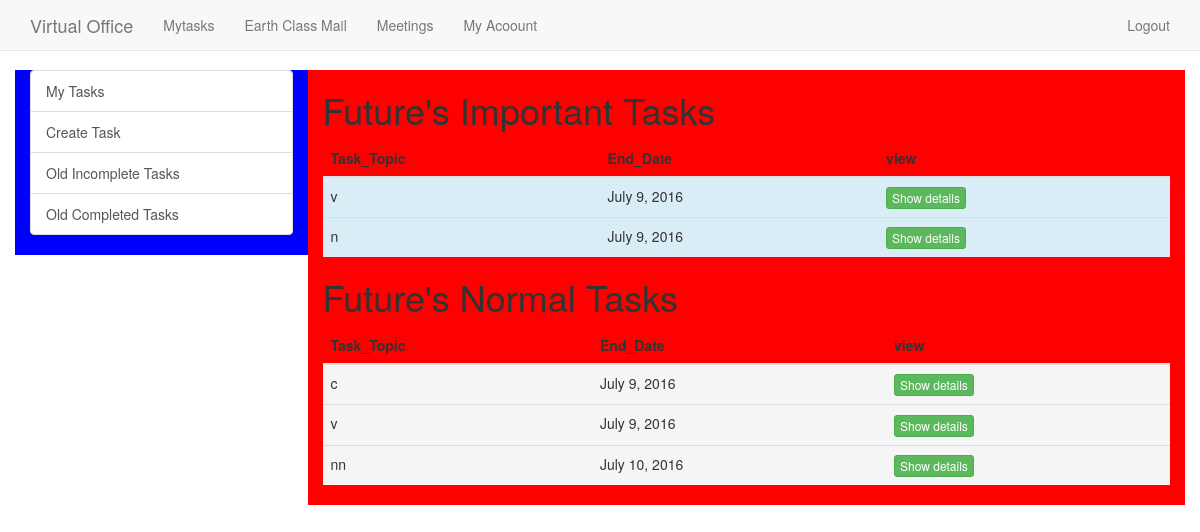
The app's page /tasks/ (signed in) with its own data.
### tasks/models.py (models this page shows, shortened)
class Tasks(models.Model):
	user=models.ForeignKey(User,on_delete=models.CASCADE)
	End_Date = models.DateField()
	timestamp = models.DateTimeField(auto_now_add=True, auto_now=False)
	updated = models.DateTimeField(auto_now_add=False, auto_now= True)
	Task_CHOICES = (
        ('Important', 'Important'),
        ('Normal', 'Normal'),
    )
	Task_Priority = models.CharField(
        max_length=15,
        choices=Task_CHOICES
    )
	Task_Topic = models.CharField(max_length=50)
	Task_Details = models.TextField()
	Task_complete = models.BooleanField(default=False)
	class Meta:
		ordering = ['End_Date']

### tasks/views.py (the view)
@login_required(login_url='/accounts/login/')
def mytasks(request):
	context={}
	try:
		abj = UserDetail.objects.get(user=request.user)
		if abj.get_act() == False:
			return HttpResponseRedirect(reverse('memberbill:myaccount'))
		obj = Tasks.objects.filter(user=request.user)
		aaj_i =[]
		aaj_n=[]
		fu_i=[]
		fu_n=[]
		for objj in obj :
			if objj.End_Date == datetime.date.today() and objj.Task_Priority=='Important':
				aaj_i.append(objj)
			if objj.End_Date == datetime.date.today() and objj.Task_Priority=='Normal':
				aaj_n.append(objj)
			if objj.End_Date > datetime.date.today() and objj.Task_Priority=='Important':
				fu_i.append(objj)
			if objj.End_Date > datetime.date.today() and objj.Task_Priority=='Normal' :
				fu_n.append(objj)
		if aaj_i:
			context['aaj_i']=aaj_i
		if aaj_n:
			context['aaj_n']=aaj_n
		if fu_i:
			context['fu_i']=fu_i
		if fu_n:
			context['fu_n']=fu_n
		if not aaj_i and not aaj_n and not fu_i and not fu_n:
			context['tas']='no future or current tasks'
	except Tasks.DoesNotExist:
		obj = None
		context['data']='no tasks'
	except UserDetail.DoesNotExist:
		 return HttpResponseRedirect(reverse('profile'))
	return render(request,'tasks/mytasks.html',context)

### profille/models.py (called while the page is built)
	def get_act(self):
		return self.Active_user

### tasks/templates/tasks/mytasks.html (shortened to what this page needs)
{% extends 'basemain.html' %}
{% block content %}
<div class="row">
{% include 'tasks/taskside.html'%}
	<div class="col-md-9 col-sm-6" style='background-color:red;'>
		{%if data%}
			<h1>{{data}}</h1>
		{% else %}
			{% if fu_i %}
				<h1>Future's Important Tasks </h1>
				<table class="table">
					<thead>
						<tr>
							<th>Task_Topic</th>
							<th>End_Date</th>
							<th>view</th>
						</tr>
					</thead>
					<tbody>
						{% for i in fu_i %}
							<tr class="info">
								<td>{{i.Task_Topic}}</td>
								<td>{{i.End_Date}}</td>
								<td><a href='{%url "tasks:Selecttask" i.id %}' class="btn btn-success btn-xs" role="button">Show details</a></td>
							</tr>
						{% endfor%}
					</tbody>
				</table>
			{% endif %}
			{% if fu_n %}
				<h1>Future's Normal Tasks </h1>
				<table class="table">
					<thead>
						<tr>
							<th>Task_Topic</th>
							<th>End_Date</th>
							<th>view</th>
						</tr>
					</thead>
					<tbody>
						{% for i in fu_n %}
							<tr class="active">
								<td>{{i.Task_Topic}}</td>
								<td>{{i.End_Date}}</td>
								<td><a href='{%url "tasks:Selecttask" i.id %}' class="btn btn-success btn-xs" role="button">Show details</a></td>
							</tr>
						{% endfor%}
					</tbody>
				</table>
			{% endif %}
		{% endif %}
	</div>
</div>
{% endblock %}

### basic/templates/basemain.html (shortened to what this page needs)
{% load staticfiles%}
{% load crispy_forms_tags %}
<!DOCTYPE html>
<html lang="en">
  <head>
	{% include 'mycss.html'%}
  </head>
  <body>
    <nav class="navbar navbar-default navbar-fixed-top">
      {% include 'mainnav.html'%}
    </nav>
    <div class="container">
		{% block content %}{% endblock %}
	</div>
  </body>
</html>

### basic/templates/mycss.html
 {% load staticfiles%}
  <link href=" {% static 'css/bootstrap.min.css' %}" rel="stylesheet">
    <link href="{% static 'css/navbar-fixed-top.css' %}" rel="stylesheet">

### basic/templates/mainnav.html (shortened to what this page needs)
<div class="container">
        <div class="navbar-header">
          <a class="navbar-brand" href="/">Virtual Office</a>
        </div>
        <div id="navbar" class="navbar-collapse collapse">
          <ul class="nav navbar-nav">
            <li ><a href="{%url 'tasks:mytasks'%}">Mytasks</a></li>
            <li><a href="{% url 'phymail'%}">Earth Class Mail</a></li>
            <li><a href="{%url 'meetings:mymeetings'%}">Meetings</a></li>
			<li><a href="{%url 'memberbill:myaccount'%}">My Acoount</a></li>
          </ul>
          <ul class="nav navbar-nav navbar-right">
			{% if request.user.is_authenticated %}
				<li><a href="{% url 'auth_logout'%}">Logout</a></li>
				{% else %}
            <li><a href="{% url 'auth_login'%}">Login</a></li>
            <li ><a href="{% url 'registration_register'%}">Register</a></li>
			{% endif %}
          </ul>
        </div>
      </div>

### tasks/templates/tasks/taskside.html
<div class="col-md-3 col-sm-6" style='background-color:blue;'>
		<div class="list-group">
			<a href="{% url 'tasks:mytasks'%}" class="list-group-item">My Tasks</a>
			<a href="{% url 'tasks:taskcreate'%}" class="list-group-item">Create Task</a>
			<a href="{% url 'tasks:oldtasks'%}" class="list-group-item">Old Incomplete Tasks</a>
			<a href="{% url 'tasks:completetask'%}" class="list-group-item">Old Completed Tasks</a>
	  </div>
	</div>

### basic/templates/myjs.html (shortened to what this page needs)
{% load staticfiles%}

### basic/static/css/navbar-fixed-top.css (style rules this page uses)
body { min-height: 2000px; padding-top: 70px; }

### records on screen
Tasks: Task_Topic "v", End_Date "July 9, 2016"
Tasks: Task_Topic "n", End_Date "July 9, 2016"
Tasks: Task_Topic "c", End_Date "July 9, 2016"
Tasks: Task_Topic "v", End_Date "July 9, 2016"
Tasks: Task_Topic "nn", End_Date "July 10, 2016"
